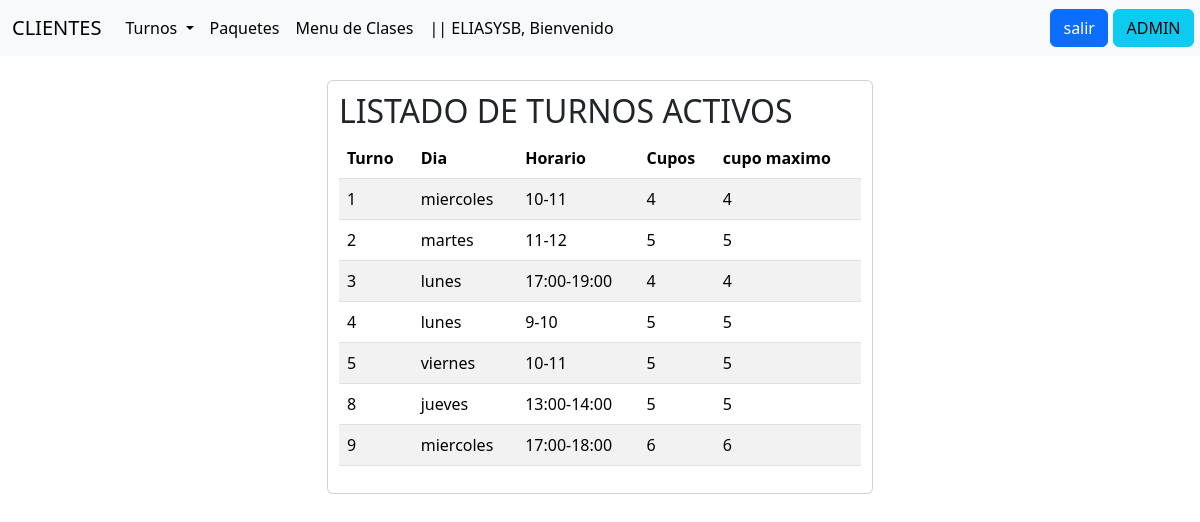
/TurnosDisponibles/ (signed in), run on the app's committed database.
### Aplicaciones/Turnos/models.py (models this page shows, shortened)
class Turnos(models.Model):
    id_turno = models.AutoField(primary_key=True)
    dia_turno = models.CharField(max_length=15, verbose_name='día de la semana')
    rango_turno = models.CharField(max_length=15, verbose_name='rango de horario de la clase')
    cant_maxima = models.IntegerField(verbose_name='cupo máximo de alumnos por turno')
    fecha_baja=models.DateField(null=True, default=None)

### Aplicaciones/Turnos/views.py (the view)
# urls.py: path('TurnosDisponibles/', views.turnosDisponibles),
@login_required
def turnosDisponibles(request):
    turnos_libres_list=turnos_libres()
    list_turnos=[]
    for i in turnos_libres_list:
        list_turnos.append(i[0])
    turnos = Turnos.objects.filter(id_turno__in=list_turnos)
    return render(request,"turnosDisponibles.html",{"turnos":turnos,"cantidad":turnos_libres})

### Aplicaciones/Clases/views.py (called while the page is built)
def fecha_inicio_proxima_semana():
    hoy = datetime.now()
    dia_semana_actual = hoy.weekday()
    dias_para_lunes_proxima_semana = (7 - dia_semana_actual) % 7
    inicio_proxima_semana = hoy + timedelta(days=dias_para_lunes_proxima_semana)
    inicio_proxima_semana_con_hora = inicio_proxima_semana.replace(hour=8, minute=0, second=0, microsecond=0)
    return inicio_proxima_semana_con_hora

### Aplicaciones/Turnos/templates/turnosDisponibles.html (shortened to what this page needs)
{% extends "base.html" %}
{% block body %}
<div class="row">
    <div class="offset-md-3 col-md-6">
        <div class="card">
            <div class="table-responsive" style="padding: 2%;">
                <h2>LISTADO DE TURNOS ACTIVOS</h2>
                <table class="table table-striped">
                    <thead>
                        <tr>
                            <th>Turno</th>
                            <th>Dia</th>
                            <th>Horario</th>
                            <th>Cupos</th>
                            <th>cupo maximo</th>
                        </tr>
                    </thead>
                    <tbody>
                        {% for i in turnos %}
                            <tr>
                                <td>{{ i.id_turno }}</td>
                                <td>{{ i.dia_turno }}</td>
                                <td>{{ i.rango_turno }}</td>
                            {% for cantidad_item in cantidad %}
                                {% if cantidad_item.0 == i.id_turno %}
                                    <td>{{ cantidad_item.1 }}</td>
                                {% endif %}
                            {% endfor %}
                                <td>{{ i.cant_maxima }}</td>
                            </tr>
                        {% endfor %}
                    </tbody>
                </table>
        </div>
    </div>
</div>
{% endblock %}

### Aplicaciones/clientes/templates/base.html (shortened to what this page needs)
<!DOCTYPE html>
<html lang="en">
<head>
    <link href="https://cdn.jsdelivr.net/npm/bootstrap@5.3.3/dist/css/bootstrap.min.css" rel="stylesheet">
</head>
<body>
    <nav class="navbar navbar-expand-lg bg-body-tertiary">
        <div class="container-fluid">
          <a class="navbar-brand" href="http://127.0.0.1:8000">CLIENTES</a>
          <div class="collapse navbar-collapse" id="navbarSupportedContent">
            <ul class="navbar-nav me-auto mb-2 mb-lg-0">
              <li class="nav-item dropdown">
                <a class="nav-link dropdown-toggle active dropdown-toggle" href="#" id="navbarDropdown" role="button" data-bs-toggle="dropdown" aria-expanded="false">
                  Turnos
                </a>
              </li>
              <li class="nav-item">
                <a class="nav-link active" aria-current="page" href="/Paquetes/">Paquetes</a>
              </li>
              <li class="nav-item">
                <a class="nav-link active" aria-current="page" href="/menuClases/">Menu de Clases</a>
              </li>
              {% if request.user.is_authenticated %}
              <li class="nav-item">
                <a class="nav-link active" aria-current="page" >|| {{ user.username | upper }}, Bienvenido</a>
              </li>
              {% endif %}
            </ul>
            <div class="d-flex">
              <form action="/accounts/logout/" method="post" style="padding-right: 4%;">
                <button type="submit" class="btn btn-primary">salir</button>
              </form>
              <a class="btn btn-info" aria-current="page" href="/admin/">ADMIN</a>
            </div>
          </div>
        </div>
    </nav>
    <div class="container py-4">
        {% block body %}
        {% endblock %}
    </div>
</body>
</html>

### data on the page
Turnos: id_turno "1", dia_turno "miercoles", rango_turno "10-11", cantidad_item "4", cant_maxima "4"
Turnos: id_turno "2", dia_turno "martes", rango_turno "11-12", cantidad_item "5", cant_maxima "5"
Turnos: id_turno "3", dia_turno "lunes", rango_turno "17:00-19:00", cantidad_item "4", cant_maxima "4"
Turnos: id_turno "4", dia_turno "lunes", rango_turno "9-10", cantidad_item "5", cant_maxima "5"
Turnos: id_turno "5", dia_turno "viernes", rango_turno "10-11", cantidad_item "5", cant_maxima "5"
Turnos: id_turno "8", dia_turno "jueves", rango_turno "13:00-14:00", cantidad_item "5", cant_maxima "5"
Turnos: id_turno "9", dia_turno "miercoles", rango_turno "17:00-18:00", cantidad_item "6", cant_maxima "6"

### other printed values
{{ user.username | upper }} "ELIASYSB"
